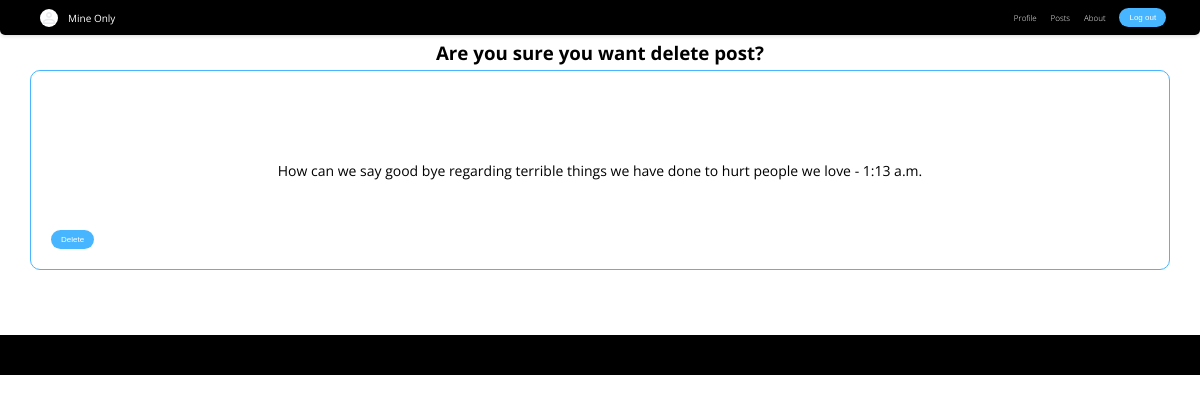
The app's page /post29 (signed in) with its own data.
### home/models.py (models this page shows, shortened)
class UserPost(models.Model):
    user = models.ForeignKey(User, on_delete=models.CASCADE)
    post = models.CharField(max_length=500, null=False, blank=False)
    time = models.TimeField(auto_now=True)
    date = models.DateField(auto_now=True)

### home/views.py (the view)
# urls.py: path("post<int:id>", posts, name="posts"),
def posts(request, id):
    posts = UserPost.objects.get(pk=id, user_id=request.user)
    if request.method == 'POST':
        posts.delete()
        return redirect('home:post')
    return render(request, "registration/posts.html", {
        "post": posts
    })

### home/templates/registration/posts.html (shortened to what this page needs)
{% extends 'registration/layout.html' %}
{% load static %}
{% block body %}
    <h3 >Are you sure you want delete post?</h1>
    <div id="post">
        <li id="posts"><a href="">{{ post.post }} - {{ post.time }} </a></li><br>
        <form action="" method="POST" id="delete-form">
            <span id="delete"><button type="submit">Delete</button></span>
        </form>
    </div>
{% endblock %}

### home/templates/registration/layout.html (shortened to what this page needs)
{% load static %}
<!DOCTYPE html>
<html lang="en">
<head>
    <link rel="stylesheet" href="{% static 'hood/styles.css' %}">
</head>
<body>
<nav>
<div id="container">
    <a href="{% url 'home:home' %}">
    <div id="prof">
    <div id="prof-image">
        <img src="{% static 'hood/prof.svg' %}" alt="">
    </div>
    <div> <p>{{user.first_name}} {{user.last_name}}</p></div>
</div>
</a>
    <div id="items">
        <a href="{% url 'home:home' %}" class="items">Profile</a>
        <a href="{% url 'home:post' %}"class="items">Posts</a>
        <a href="{% url 'home:post' %}"class="items">About</a>
        <form id="log-out" method="POST" action="{% url 'home:logout' %}">
            <button id="log-btn" type="submit">Log out</button>
        </form>
    </div>
</div>
</nav>
<main>
    {% block body %}
    {% endblock %}
</body>
<footer></footer>
</html>

### home/static/hood/styles.css (style rules this page uses)
body { font-family: "Open Sans", serif; }
* { box-sizing: border-box; margin: 0; padding: 0; }
body { background-color: ; }
#posts a { text-decoration: none; }
footer { position: absolute; bottom: auto; left: 0; width: 100%; height: 40px; background-color: black; margin-top: 60px; }
nav { position: fixed; display: flex; top: 0; left: 0; background-color: black; height: 35px; width: 100%; align-items: center; justify-content: space-between; padding: 0 20px 0 20px; color: white; z-index: 99; border-radius: 0 0px 5px 5px; box-shadow: rgba(0, 0, 0, 0.16) 0px 1px 4px; }
#container { display: flex; width: 100%; justify-content: space-between; margin-left: auto; margin-right: auto; }
#items { display: flex; align-items: center; justify-content: space-evenly; width: fit-content; min-width: 180px; }
#items a { color: white; text-decoration: none; font-size: 8px; font-weight: lighter; }
#prof { display: flex; align-items: center; margin-left: 20px; }
#prof div p { font-size: 10px; }
#prof-image { display: flex; justify-items: center; align-items: center; width: 18px; height: 18px; background-color: white; border-radius: 50%; margin-right: 5px; margin-right: 10px; }
#prof p { font-size: 12px; }
#prof-image img { width: 18px; height: 18px; }
#items button { border-radius: 30px; border-style: none; font-size: 8px; font-weight: light; padding: 5px 10px 5px 10px; background-color: rgb(71, 181, 255); color: white; }
button { border-radius: 30px; border-style: none; font-size: 8px; padding: 5px 10px 5px 10px; background-color: rgb(71, 181, 255); color: white; min-width: 40px; cursor: pointer; }
main { display: flex; flex-direction: column; height: fit-content; width: 100%; align-items: center; justify-content: center; margin-top: 40px; }
#posts { display: grid; grid-template-columns: ; width: 100%; min-height: 70vh; align-items: center; height: fit-content; }
#post { display: flex; justify-content: center; align-items: center; height: 200px; width: 90%; position: relative; margin: 5px; margin-left: 10px; margin-right: 10px; padding: 20px; border-radius: 10px; text-align: center; font-size: 14px; }
a, a:visited { color: inherit; text-decoration: none; }
body { background-attachment: rgb(221, 34, 34); }
#delete { display: flex; position: absolute; bottom: 20px; left: 20px; width: fit-content; justify-content: space-between; align-items: center; border-radius: 10px; }
#delete button { margin-right: 5px; }
#post { margin-left: auto; margin-right: auto; width: 95%; height: 200px; border: 0.5px solid rgb(71, 181, 255); }
#log-out { display: flex; justify-content: center; align-items: center; }
#container a { display: flex; justify-content: center; align-items: center; }

### records on screen
UserPost: post "How can we say good bye regarding terrible things we have done to hurt people we love", time "1:13 a.m."

### other values on screen
{{ user.first_name }} "Mine"
{{ user.last_name }} "Only"
